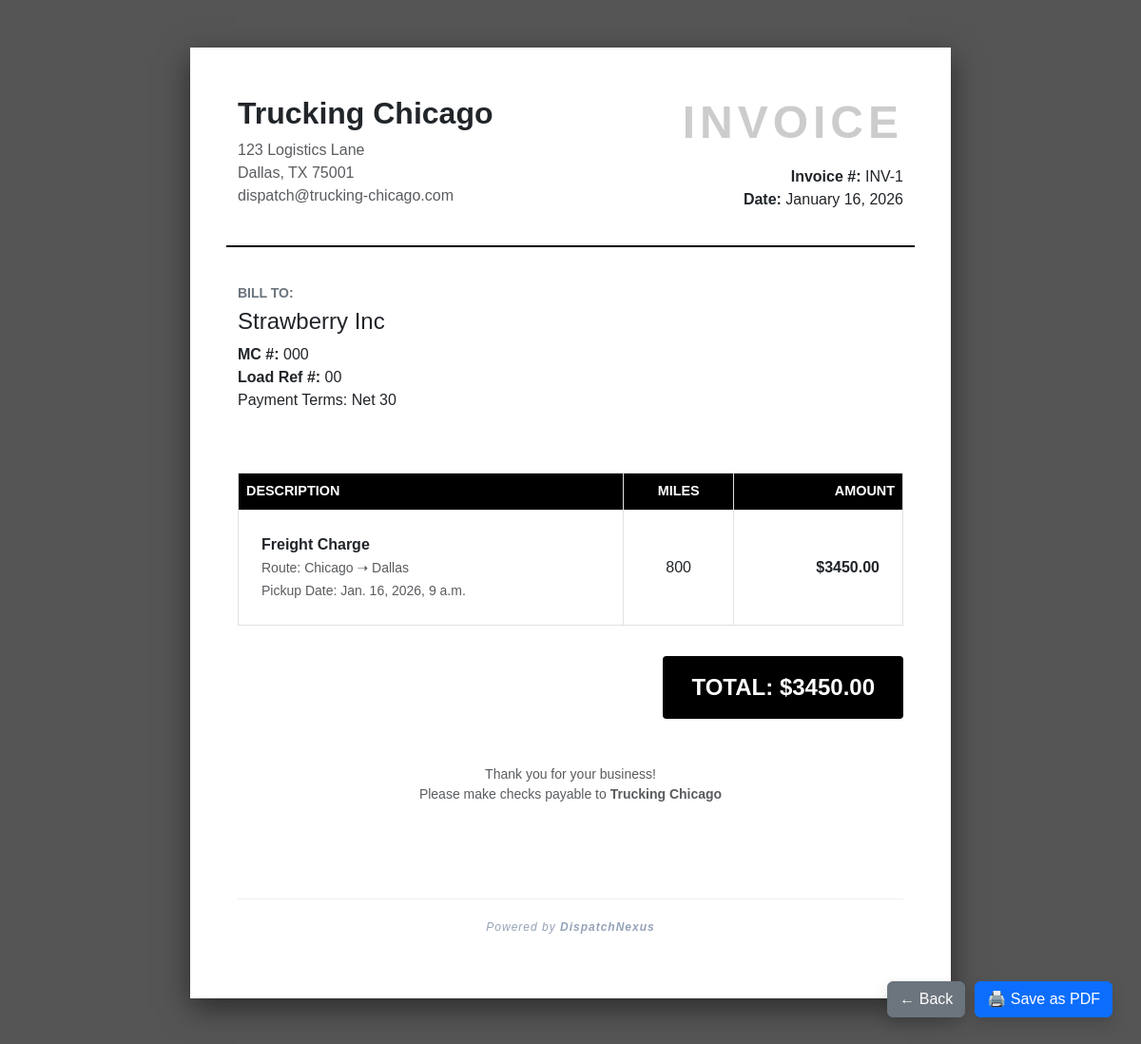
/invoice/1/ (signed in), run on the app's committed database.
### core/models.py (models this page shows, shortened)
class Company(models.Model):
    owner = models.OneToOneField(User, on_delete=models.CASCADE, related_name='owned_company')
    name = models.CharField(max_length=100)
    dot_number = models.CharField(max_length=50, blank=True)
    phone = models.CharField(max_length=20, blank=True)
    address = models.TextField(blank=True)
    city = models.CharField(max_length=50, blank=True)
    state = models.CharField(max_length=50, blank=True)
    zip_code = models.CharField(max_length=20, blank=True)
    mc_cert = models.FileField(upload_to='compliance/mc/', blank=True, null=True)
    mc_expiry = models.DateField(null=True, blank=True)
    insurance_cert = models.FileField(upload_to='compliance/ins/', blank=True, null=True)
    insurance_expiry = models.DateField(null=True, blank=True)
    w9_cert = models.FileField(upload_to='compliance/w9/', blank=True, null=True)
    plan_type = models.CharField(max_length=20, choices=[('starter', 'Starter'), ('pro', 'Pro'), ('enterprise', 'Enterprise')], default='starter')
    is_active = models.BooleanField(default=False)
    subscription_end_date = models.DateTimeField(null=True, blank=True)
    payment_receipt = models.ImageField(upload_to='receipts/', blank=True, null=True)
    payment_submitted_at = models.DateTimeField(null=True, blank=True)

class Load(models.Model):
    company = models.ForeignKey(Company, on_delete=models.CASCADE)
    driver = models.ForeignKey(Driver, on_delete=models.SET_NULL, null=True, blank=True)
    broker_name = models.CharField(max_length=100, default="")
    broker_mc = models.CharField(max_length=50, default="")
    load_ref = models.CharField(max_length=50)
    origin = models.CharField(max_length=100)
    destination = models.CharField(max_length=100)
    pickup_date = models.DateTimeField(default=timezone.now)
    delivery_date = models.DateTimeField(default=timezone.now)
    rate = models.DecimalField(max_digits=10, decimal_places=2, default=0.00)
    miles = models.IntegerField(default=0) # (NEW)
    expenses = models.DecimalField(max_digits=10, decimal_places=2, default=0.00)
    status = models.CharField(max_length=20, default='booked', choices=[
        ('booked', 'Booked'), ('active', 'In Transit'), ('delivered', 'Delivered'), ('paid', 'Paid')
    ])
    rate_con_file = models.FileField(upload_to='loads/ratecons/', blank=True, null=True)
    bol_file = models.FileField(upload_to='loads/bol/', blank=True, null=True)
    pod_file = models.FileField(upload_to='loads/pod/', blank=True, null=True)

### core/views.py (the view)
# urls.py: path('invoice/<int:load_id>/', views.generate_invoice, name='generate_invoice'),
@login_required
def generate_invoice(request, load_id):
    l = get_object_or_404(Load, id=load_id, company=request.user.userprofile.company); return render(request, 'invoice.html', {'load': l, 'company': l.company})

### templates/invoice.html (shortened to what this page needs)
<!DOCTYPE html>
<html lang="en">
<head>
    <link href="https://cdn.jsdelivr.net/npm/bootstrap@5.3.0/dist/css/bootstrap.min.css" rel="stylesheet">
</head>
<body>
<div class="invoice-paper">
    <div class="row header-box">
        <div class="col-6">
            {% if company.logo %}
                <img src="{{ company.logo.url }}" alt="{{ company.name }}" class="company-logo">
            {% else %}
                <h2 class="fw-bold m-0">{{ company.name }}</h2>
            {% endif %}
            <p class="text-muted mt-2">
                123 Logistics Lane<br>
                Dallas, TX 75001<br>
                dispatch@{{ company.name|slugify }}.com
            </p>
        </div>
        <div class="col-6">
            <h1 class="invoice-title">INVOICE</h1>
            <div class="text-end mt-3">
                <p><strong>Invoice #:</strong> INV-{{ load.id }}<br>
                <strong>Date:</strong> {% now "F j, Y" %}</p>
            </div>
        </div>
    </div>
    <div class="row mb-5">
        <div class="col-6">
            <h5 class="fw-bold text-uppercase text-secondary small">Bill To:</h5>
            <h4>{{ load.broker_name }}</h4>
            <p><strong>MC #:</strong> {{ load.broker_mc }}<br>
            <strong>Load Ref #:</strong> {{ load.load_ref }}<br>
            Payment Terms: Net 30</p>
        </div>
    </div>
    <table class="table table-bordered table-custom">
        <thead>
            <tr>
                <th>Description</th>
                <th class="text-center">Miles</th>
                <th class="text-end">Amount</th>
            </tr>
        </thead>
        <tbody>
            <tr>
                <td class="p-4">
                    <strong>Freight Charge</strong><br>
                    <span class="text-muted small">Route: {{ load.origin }} ➝ {{ load.destination }}</span><br>
                    <span class="text-muted small">Pickup Date: {{ load.pickup_date }}</span>
                </td>
                <td class="text-center p-4 align-middle">{{ load.miles }}</td>
                <td class="text-end p-4 align-middle fw-bold">${{ load.rate }}</td>
            </tr>
        </tbody>
    </table>
    <div class="clearfix mt-3">
        <div class="total-box">TOTAL: ${{ load.rate }}</div>
    </div>
    <div class="mt-5 text-center text-muted small">
        <p>Thank you for your business!<br>
        Please make checks payable to <strong>{{ company.name }}</strong></p>
    </div>
    <div class="footer-branding">
        <p class="brand-text">Powered by <strong>DispatchNexus</strong></p>
    </div>
</div>
<div class="no-print">
    <a href="{% url 'dashboard' %}" class="btn btn-secondary shadow">← Back</a>
    <button onclick="window.print()" class="btn btn-primary shadow">🖨️ Save as PDF</button>
</div>
</body>
</html>

### templates/invoice.html (style rules this page uses)
body { background: #555; padding: 50px; font-family: 'Helvetica', sans-serif; }
.invoice-paper { background: white; width: 800px; margin: 0 auto; padding: 50px; min-height: 1000px; box-shadow: 0 10px 30px rgba(0,0,0,0.5); position: relative; display: flex; flex-direction: column; }
.header-box { border-bottom: 2px solid #000; padding-bottom: 20px; margin-bottom: 40px; }
.invoice-title { font-size: 3rem; font-weight: 800; color: #ccc; text-transform: uppercase; letter-spacing: 5px; text-align: right; }
.table-custom th { background: #000; color: #fff; text-transform: uppercase; font-size: 0.9rem; }
.total-box { background: #000; color: #fff; padding: 15px 30px; float: right; font-size: 1.5rem; font-weight: bold; border-radius: 4px; }
.footer-branding { margin-top: auto; border-top: 1px solid #eee; padding-top: 20px; text-align: center; }
.brand-text { color: #94a3b8; font-size: 0.75rem; font-style: italic; letter-spacing: 1px; }
.no-print { position: fixed; bottom: 30px; right: 30px; display: flex; gap: 10px; }

### data on the page
Company: name "Trucking Chicago", name|slugify "trucking-chicago"
Load: id "1", broker_name "Strawberry Inc", broker_mc "000", load_ref "00", origin "Chicago", destination "Dallas", pickup_date "Jan. 16, 2026, 9 a.m.", miles "800", rate "3450.00"
